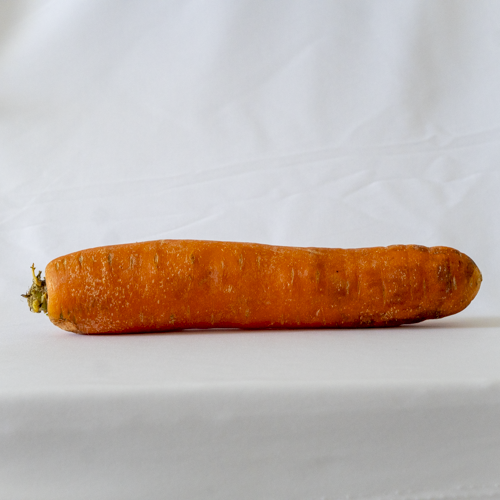
#> input picture Imagens/img.png, 500 x 500 px, found by its file name
$ python bitwiseoperations.py
#> lines starting #> are read from the running program, lines starting #| are printed output that depends on the picture
import cv2
import numpy as np
import matplotlib.pyplot as plt
from PIL import Image

img = cv2.imread("Imagens\\img.png", cv2.IMREAD_GRAYSCALE)
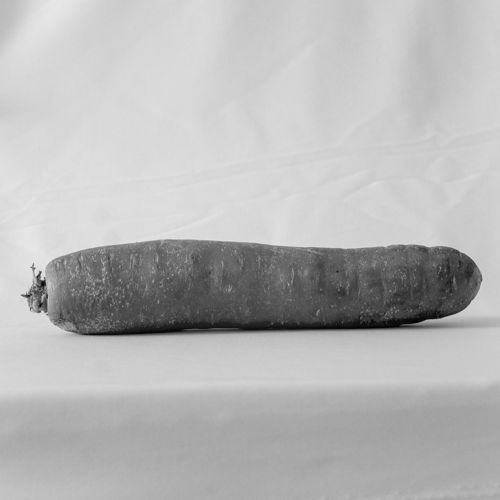
#> img: shape (500, 500); min 0, max 232, mean 182.7
img2 = cv2.imread("Imagens\\img2.png", cv2.IMREAD_GRAYSCALE)
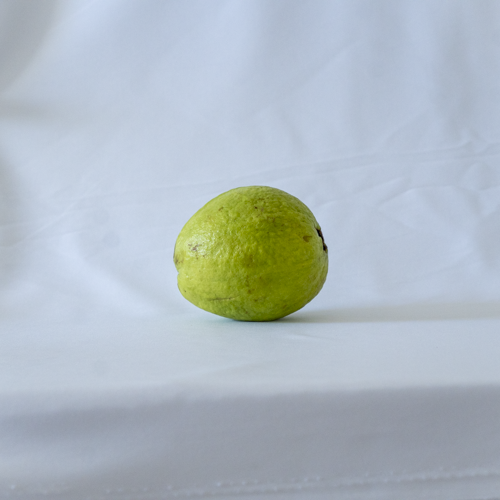
#> input picture Imagens/img2.png, 500 x 500 px, found by its file name
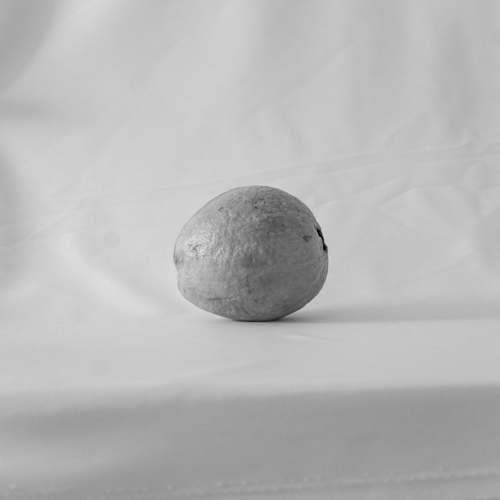
#> img2: shape (500, 500); min 0, max 223, mean 183.7
result_and = cv2.bitwise_and(img, img2, mask=None)
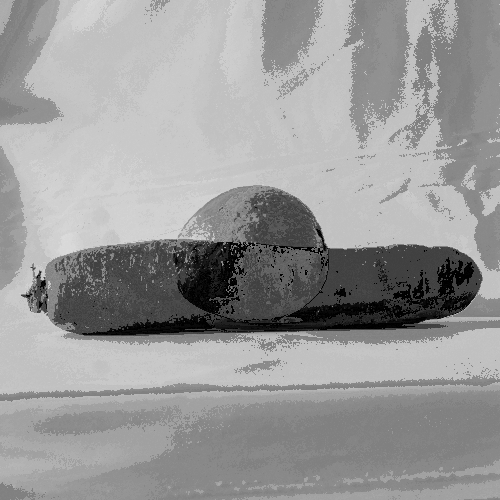
#> result_and: shape (500, 500); min 0, max 220, mean 153.4
result_or = cv2.bitwise_or(img, img2, mask=None)
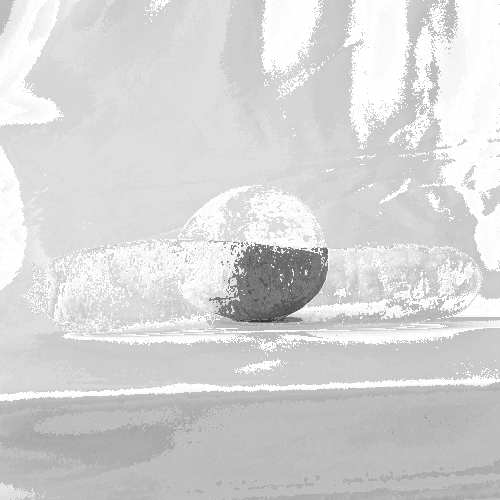
#> result_or: shape (500, 500); min 39, max 255, mean 213
result_xor = cv2.bitwise_xor(img, img2, mask=None)
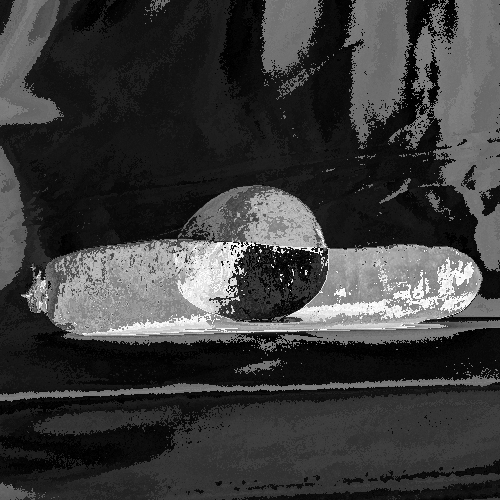
#> result_xor: shape (500, 500); min 0, max 255, mean 59.6

plt.figure(figsize=[10, 5])
plt.subplot(151)
plt.imshow(img, cmap='gray')
plt.title("Imagem Original")
plt.axis('off')
plt.subplot(152)
plt.imshow(img2, cmap='gray')
plt.title("Imagem Original")
plt.axis('off')
plt.subplot(153)
plt.imshow(result_and, cmap='gray')
plt.title("Imagem AND")
plt.axis('off')
plt.subplot(154)
plt.imshow(result_or, cmap='gray')
plt.title("Imagem OR")
plt.axis('off')
plt.subplot(155)
plt.imshow(result_xor, cmap='gray')
plt.title("Imagem XOR")
plt.axis('off')

plt.show()
